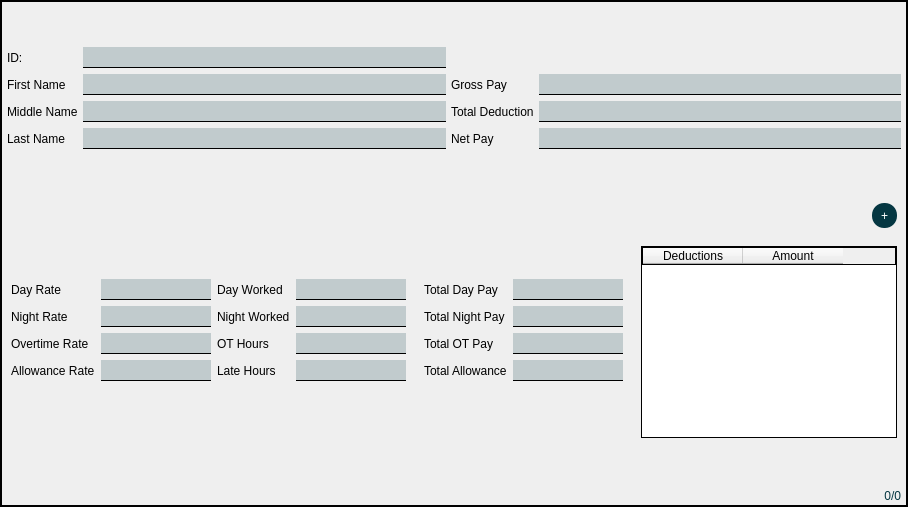
        <widget class="QStackedWidget" name="emp_Info">
         <property name="styleSheet">
          <string notr="true">font: 11pt &quot;asstes/font/monda.ttf&quot; rgb(0,0,0);
border: 1px solid rgb(0,0,0);</string>
         </property>
         <property name="currentIndex">
          <number>0</number>
         </property>
         <widget class="QWidget" name="page">
          <layout class="QVBoxLayout" name="verticalLayout_4">
           <property name="spacing">
            <number>0</number>
           </property>
           <property name="leftMargin">
            <number>1</number>
           </property>
           <property name="topMargin">
            <number>1</number>
           </property>
           <property name="rightMargin">
            <number>1</number>
           </property>
           <property name="bottomMargin">
            <number>1</number>
           </property>
           <item>
            <spacer name="verticalSpacer_9">
             <property name="orientation">
              <enum>Qt::Vertical</enum>
             </property>
             <property name="sizeHint" stdset="0">
              <size>
               <width>20</width>
               <height>40</height>
              </size>
             </property>
            </spacer>
           </item>
           <item>
            <widget class="QFrame" name="frame_2">
             <property name="sizePolicy">
              <sizepolicy hsizetype="Preferred" vsizetype="Fixed">
               <horstretch>0</horstretch>
               <verstretch>0</verstretch>
              </sizepolicy>
             </property>
             <property name="styleSheet">
              <string notr="true">border: none;</string>
             </property>
             <property name="frameShape">
              <enum>QFrame::NoFrame</enum>
             </property>
             <property name="frameShadow">
              <enum>QFrame::Plain</enum>
             </property>
             <layout class="QGridLayout" name="gridLayout_5">
              <property name="leftMargin">
               <number>5</number>
              </property>
              <property name="topMargin">
               <number>5</number>
              </property>
              <property name="rightMargin">
               <number>5</number>
              </property>
              <property name="bottomMargin">
               <number>5</number>
              </property>
              <property name="horizontalSpacing">
               <number>5</number>
              </property>
              <item row="6" column="1">
               <widget class="QLineEdit" name="lineEdit_11">
                <property name="styleSheet">
                 <string notr="true">border: none;
border-bottom: 1px solid rgb(0,0,0);
background-color: rgba(5, 55, 66, 50);
padding: 2px;</string>
                </property>
               </widget>
              </item>
              <item row="6" column="0">
               <widget class="QLabel" name="label_11">
                <property name="styleSheet">
                 <string notr="true">border: none;</string>
                </property>
                <property name="text">
                 <string>Last Name</string>
                </property>
               </widget>
              </item>
              <item row="0" column="1">
               <widget class="QLineEdit" name="lineEdit_3">
                <property name="styleSheet">
                 <string notr="true">border: none;
border-bottom: 1px solid rgb(0,0,0);
background-color: rgba(5, 55, 66, 50);
padding: 2px;</string>
                </property>
               </widget>
              </item>
              <item row="3" column="0">
               <widget class="QLabel" name="label_5">
                <property name="styleSheet">
                 <string notr="true">border: none;</string>
                </property>
                <property name="text">
                 <string>First Name</string>
                </property>
               </widget>
              </item>
              <item row="3" column="2">
               <widget class="QLabel" name="label_17">
                <property name="styleSheet">
                 <string notr="true">border: none;</string>
                </property>
                <property name="text">
                 <string>Gross Pay</string>
                </property>
               </widget>
              </item>
              <item row="3" column="1">
               <widget class="QLineEdit" name="lineEdit_7">
                <property name="styleSheet">
                 <string notr="true">border: none;
border-bottom: 1px solid rgb(0,0,0);
background-color: rgba(5, 55, 66, 50);
padding: 2px;</string>
                </property>
               </widget>
              </item>
              <item row="6" column="3">
               <widget class="QLineEdit" name="lineEdit_26">
                <property name="styleSheet">
                 <string notr="true">border: none;
border-bottom: 1px solid rgb(0,0,0);
background-color: rgba(5, 55, 66, 50);
padding: 2px;</string>
                </property>
               </widget>
              </item>
              <item row="5" column="3">
               <widget class="QLineEdit" name="lineEdit_25">
                <property name="styleSheet">
                 <string notr="true">border: none;
border-bottom: 1px solid rgb(0,0,0);
background-color: rgba(5, 55, 66, 50);
padding: 2px;</string>
                </property>
               </widget>
              </item>
              <item row="5" column="1">
               <widget class="QLineEdit" name="lineEdit_4">
                <property name="styleSheet">
                 <string notr="true">border: none;
border-bottom: 1px solid rgb(0,0,0);
background-color: rgba(5, 55, 66, 50);
padding: 2px;</string>
                </property>
               </widget>
              </item>
              <item row="0" column="0">
               <widget class="QLabel" name="label_3">
                <property name="styleSheet">
                 <string notr="true">border: none;</string>
                </property>
                <property name="text">
                 <string>ID:</string>
                </property>
               </widget>
              </item>
              <item row="6" column="2">
               <widget class="QLabel" name="label_29">
                <property name="styleSheet">
                 <string notr="true">border: none;</string>
                </property>
                <property name="text">
                 <string>Net Pay</string>
                </property>
               </widget>
              </item>
              <item row="5" column="0">
               <widget class="QLabel" name="label_10">
                <property name="styleSheet">
                 <string notr="true">border: none;</string>
                </property>
                <property name="text">
                 <string>Middle Name</string>
                </property>
               </widget>
              </item>
              <item row="3" column="3">
               <widget class="QLineEdit" name="lineEdit_24">
                <property name="styleSheet">
                 <string notr="true">border: none;
border-bottom: 1px solid rgb(0,0,0);
background-color: rgba(5, 55, 66, 50);
padding: 2px;</string>
                </property>
               </widget>
              </item>
              <item row="5" column="2">
               <widget class="QLabel" name="label_18">
                <property name="styleSheet">
                 <string notr="true">border: none;</string>
                </property>
                <property name="text">
                 <string>Total Deduction</string>
                </property>
               </widget>
              </item>
             </layout>
            </widget>
           </item>
           <item>
            <widget class="QFrame" name="frame_7">
             <property name="styleSheet">
              <string notr="true">border: none;</string>
             </property>
             <property name="frameShape">
              <enum>QFrame::NoFrame</enum>
             </property>
             <property name="frameShadow">
              <enum>QFrame::Plain</enum>
             </property>
             <layout class="QHBoxLayout" name="horizontalLayout_4">
              <property name="spacing">
               <number>0</number>
              </property>
              <property name="leftMargin">
               <number>0</number>
              </property>
              <property name="topMargin">
               <number>0</number>
              </property>
              <property name="rightMargin">
               <number>0</number>
              </property>
              <property name="bottomMargin">
               <number>0</number>
              </property>
              <item>
               <widget class="QFrame" name="rates">
                <property name="styleSheet">
                 <string notr="true">border: none;</string>
                </property>
                <property name="frameShape">
                 <enum>QFrame::NoFrame</enum>
                </property>
                <property name="frameShadow">
                 <enum>QFrame::Plain</enum>
                </property>
                <layout class="QVBoxLayout" name="verticalLayout_5">
                 <property name="spacing">
                  <number>0</number>
                 </property>
                 <property name="leftMargin">
                  <number>0</number>
                 </property>
                 <property name="topMargin">
                  <number>0</number>
                 </property>
                 <property name="rightMargin">
                  <number>0</number>
                 </property>
                 <property name="bottomMargin">
                  <number>0</number>
                 </property>
                 <item>
                  <spacer name="verticalSpacer_6">
                   <property name="orientation">
                    <enum>Qt::Vertical</enum>
                   </property>
                   <property name="sizeHint" stdset="0">
                    <size>
                     <width>20</width>
                     <height>40</height>
                    </size>
                   </property>
                  </spacer>
                 </item>
                 <item>
                  <widget class="QFrame" name="frame_11">
                   <property name="frameShape">
                    <enum>QFrame::StyledPanel</enum>
                   </property>
                   <property name="frameShadow">
                    <enum>QFrame::Raised</enum>
                   </property>
                   <layout class="QGridLayout" name="gridLayout_2">
                    <item row="4" column="1">
                     <widget class="QLineEdit" name="lineEdit_15">
                      <property name="styleSheet">
                       <string notr="true">border: none;
border-bottom: 1px solid rgb(0,0,0);
background-color: rgba(5, 55, 66, 50);
padding: 2px;</string>
                      </property>
                     </widget>
                    </item>
                    <item row="3" column="3">
                     <widget class="QLineEdit" name="lineEdit_37">
                      <property name="styleSheet">
                       <string notr="true">border: none;
border-bottom: 1px solid rgb(0,0,0);
background-color: rgba(5, 55, 66, 50);
padding: 2px;</string>
                      </property>
                     </widget>
                    </item>
                    <item row="4" column="3">
                     <widget class="QLineEdit" name="lineEdit_38">
                      <property name="styleSheet">
                       <string notr="true">border: none;
border-bottom: 1px solid rgb(0,0,0);
background-color: rgba(5, 55, 66, 50);
padding: 2px;</string>
                      </property>
                     </widget>
                    </item>
                    <item row="2" column="2">
                     <widget class="QLabel" name="label_39">
                      <property name="styleSheet">
                       <string notr="true">border: none;</string>
                      </property>
                      <property name="text">
                       <string>Night Worked</string>
                      </property>
                     </widget>
                    </item>
                    <item row="2" column="1">
                     <widget class="QLineEdit" name="lineEdit_13">
                      <property name="styleSheet">
                       <string notr="true">border: none;
border-bottom: 1px solid rgb(0,0,0);
background-color: rgba(5, 55, 66, 50);
padding: 2px;</string>
                      </property>
                     </widget>
                    </item>
                    <item row="3" column="0">
                     <widget class="QLabel" name="label_15">
                      <property name="styleSheet">
                       <string notr="true">border: none;</string>
                      </property>
                      <property name="text">
                       <string>Overtime Rate</string>
                      </property>
                     </widget>
                    </item>
                    <item row="4" column="0">
                     <widget class="QLabel" name="label_16">
                      <property name="styleSheet">
                       <string notr="true">border: none;</string>
                      </property>
                      <property name="text">
                       <string>Allowance Rate</string>
                      </property>
                     </widget>
                    </item>
                    <item row="2" column="0">
                     <widget class="QLabel" name="label_14">
                      <property name="styleSheet">
                       <string notr="true">border: none;</string>
                      </property>
                      <property name="text">
                       <string>Night Rate</string>
                      </property>
                     </widget>
                    </item>
                    <item row="0" column="0">
                     <widget class="QLabel" name="label_13">
                      <property name="styleSheet">
                       <string notr="true">border: none;</string>
                      </property>
                      <property name="text">
                       <string>Day Rate</string>
                      </property>
                     </widget>
                    </item>
                    <item row="0" column="3">
                     <widget class="QLineEdit" name="lineEdit_35">
                      <property name="styleSheet">
                       <string notr="true">border: none;
border-bottom: 1px solid rgb(0,0,0);
background-color: rgba(5, 55, 66, 50);
padding: 2px;</string>
                      </property>
                     </widget>
                    </item>
                    <item row="2" column="3">
                     <widget class="QLineEdit" name="lineEdit_36">
                      <property name="styleSheet">
                       <string notr="true">border: none;
border-bottom: 1px solid rgb(0,0,0);
background-color: rgba(5, 55, 66, 50);
padding: 2px;</string>
                      </property>
                     </widget>
                    </item>
                    <item row="0" column="1">
                     <widget class="QLineEdit" name="lineEdit_12">
                      <property name="styleSheet">
                       <string notr="true">border: none;
border-bottom: 1px solid rgb(0,0,0);
background-color: rgba(5, 55, 66, 50);
padding: 2px;</string>
                      </property>
                     </widget>
                    </item>
                    <item row="3" column="1">
                     <widget class="QLineEdit" name="lineEdit_14">
                      <property name="styleSheet">
                       <string notr="true">border: none;
border-bottom: 1px solid rgb(0,0,0);
background-color: rgba(5, 55, 66, 50);
padding: 2px;</string>
                      </property>
                     </widget>
                    </item>
                    <item row="0" column="2">
                     <widget class="QLabel" name="label_38">
                      <property name="styleSheet">
                       <string notr="true">border: none;</string>
                      </property>
                      <property name="text">
                       <string>Day Worked</string>
                      </property>
                     </widget>
                    </item>
                    <item row="3" column="2">
                     <widget class="QLabel" name="label_40">
                      <property name="styleSheet">
                       <string notr="true">border: none;</string>
                      </property>
                      <property name="text">
                       <string>OT Hours</string>
                      </property>
                     </widget>
                    </item>
                    <item row="4" column="2">
                     <widget class="QLabel" name="label_41">
                      <property name="styleSheet">
                       <string notr="true">border: none;</string>
                      </property>
                      <property name="text">
                       <string>Late Hours</string>
                      </property>
                     </widget>
                    </item>
                   </layout>
                  </widget>
                 </item>
                 <item>
                  <spacer name="verticalSpacer_4">
                   <property name="orientation">
                    <enum>Qt::Vertical</enum>
                   </property>
                   <property name="sizeHint" stdset="0">
                    <size>
                     <width>20</width>
                     <height>40</height>
                    </size>
                   </property>
                  </spacer>
                 </item>
                </layout>
               </widget>
              </item>
              <item>
               <widget class="QFrame" name="frame_8">
                <property name="styleSheet">
                 <string notr="true">border: none;</string>
                </property>
                <property name="frameShape">
                 <enum>QFrame::NoFrame</enum>
                </property>
                <property name="frameShadow">
                 <enum>QFrame::Plain</enum>
                </property>
                <layout class="QVBoxLayout" name="verticalLayout_6">
                 <property name="spacing">
                  <number>0</number>
                 </property>
                 <property name="leftMargin">
                  <number>0</number>
                 </property>
                 <property name="topMargin">
                  <number>0</number>
                 </property>
                 <property name="rightMargin">
                  <number>0</number>
                 </property>
                 <property name="bottomMargin">
                  <number>0</number>
                 </property>
                 <item>
                  <spacer name="verticalSpacer_5">
                   <property name="orientation">
                    <enum>Qt::Vertical</enum>
                   </property>
                   <property name="sizeHint" stdset="0">
                    <size>
                     <width>20</width>
                     <height>40</height>
                    </size>
                   </property>
                  </spacer>
                 </item>
                 <item>
                  <widget class="QFrame" name="frame_13">
                   <property name="frameShape">
                    <enum>QFrame::StyledPanel</enum>
                   </property>
                   <property name="frameShadow">
                    <enum>QFrame::Raised</enum>
                   </property>
                   <layout class="QGridLayout" name="gridLayout_6">
                    <item row="4" column="1">
                     <widget class="QLineEdit" name="lineEdit_19">
                      <property name="styleSheet">
                       <string notr="true">border: none;
border-bottom: 1px solid rgb(0,0,0);
background-color: rgba(5, 55, 66, 50);
padding: 2px;</string>
                      </property>
                     </widget>
                    </item>
                    <item row="3" column="1">
                     <widget class="QLineEdit" name="lineEdit_18">
                      <property name="styleSheet">
                       <string notr="true">border: none;
border-bottom: 1px solid rgb(0,0,0);
background-color: rgba(5, 55, 66, 50);
padding: 2px;</string>
                      </property>
                     </widget>
                    </item>
                    <item row="1" column="1">
                     <widget class="QLineEdit" name="lineEdit_16">
                      <property name="styleSheet">
                       <string notr="true">border: none;
border-bottom: 1px solid rgb(0,0,0);
background-color: rgba(5, 55, 66, 50);
padding: 2px;</string>
                      </property>
                     </widget>
                    </item>
                    <item row="1" column="0">
                     <widget class="QLabel" name="label_20">
                      <property name="styleSheet">
                       <string notr="true">border: none;</string>
                      </property>
                      <property name="text">
                       <string>Total Day Pay</string>
                      </property>
                     </widget>
                    </item>
                    <item row="3" column="0">
                     <widget class="QLabel" name="label_22">
                      <property name="styleSheet">
                       <string notr="true">border: none;</string>
                      </property>
                      <property name="text">
                       <string>Total OT Pay</string>
                      </property>
                     </widget>
                    </item>
                    <item row="2" column="1">
                     <widget class="QLineEdit" name="lineEdit_17">
                      <property name="styleSheet">
                       <string notr="true">border: none;
border-bottom: 1px solid rgb(0,0,0);
background-color: rgba(5, 55, 66, 50);
padding: 2px;</string>
                      </property>
                     </widget>
                    </item>
                    <item row="4" column="0">
                     <widget class="QLabel" name="label_23">
                      <property name="styleSheet">
                       <string notr="true">border: none;</string>
                      </property>
                      <property name="text">
                       <string>Total Allowance</string>
                      </property>
                     </widget>
                    </item>
                    <item row="2" column="0">
                     <widget class="QLabel" name="label_21">
                      <property name="styleSheet">
                       <string notr="true">border: none;</string>
                      </property>
                      <property name="text">
                       <string>Total Night Pay</string>
                      </property>
                     </widget>
                    </item>
                   </layout>
                  </widget>
                 </item>
                 <item>
                  <spacer name="verticalSpacer">
                   <property name="orientation">
                    <enum>Qt::Vertical</enum>
                   </property>
                   <property name="sizeHint" stdset="0">
                    <size>
                     <width>20</width>
                     <height>40</height>
                    </size>
                   </property>
                  </spacer>
                 </item>
                </layout>
               </widget>
              </item>
              <item>
               <widget class="QFrame" name="frame_9">
                <property name="styleSheet">
                 <string notr="true">border: none;</string>
                </property>
                <property name="frameShape">
                 <enum>QFrame::NoFrame</enum>
                </property>
                <property name="frameShadow">
                 <enum>QFrame::Plain</enum>
                </property>
                <layout class="QVBoxLayout" name="verticalLayout_7">
                 <property name="spacing">
                  <number>0</number>
                 </property>
                 <property name="leftMargin">
                  <number>0</number>
                 </property>
                 <property name="topMargin">
                  <number>0</number>
                 </property>
                 <property name="rightMargin">
                  <number>0</number>
                 </property>
                 <property name="bottomMargin">
                  <number>0</number>
                 </property>
                 <item>
                  <spacer name="verticalSpacer_7">
                   <property name="orientation">
                    <enum>Qt::Vertical</enum>
                   </property>
                   <property name="sizeHint" stdset="0">
                    <size>
                     <width>20</width>
                     <height>40</height>
                    </size>
                   </property>
                  </spacer>
                 </item>
                 <item>
                  <widget class="QFrame" name="frame_14">
                   <property name="sizePolicy">
                    <sizepolicy hsizetype="Preferred" vsizetype="Fixed">
                     <horstretch>0</horstretch>
                     <verstretch>0</verstretch>
                    </sizepolicy>
                   </property>
                   <property name="frameShape">
                    <enum>QFrame::StyledPanel</enum>
                   </property>
                   <property name="frameShadow">
                    <enum>QFrame::Raised</enum>
                   </property>
                   <layout class="QHBoxLayout" name="horizontalLayout_6">
                    <item>
                     <spacer name="horizontalSpacer_3">
                      <property name="orientation">
                       <enum>Qt::Horizontal</enum>
                      </property>
                      <property name="sizeHint" stdset="0">
                       <size>
                        <width>40</width>
                        <height>20</height>
                       </size>
                      </property>
                     </spacer>
                    </item>
                    <item>
                     <widget class="QPushButton" name="pushButton_20">
                      <property name="sizePolicy">
                       <sizepolicy hsizetype="Preferred" vsizetype="Preferred">
                        <horstretch>0</horstretch>
                        <verstretch>0</verstretch>
                       </sizepolicy>
                      </property>
                      <property name="minimumSize">
                       <size>
                        <width>25</width>
                        <height>25</height>
                       </size>
                      </property>
                      <property name="cursor">
                       <cursorShape>PointingHandCursor</cursorShape>
                      </property>
                      <property name="layoutDirection">
                       <enum>Qt::LeftToRight</enum>
                      </property>
                      <property name="styleSheet">
                       <string notr="true">QPushButton{
	background-color: rgb(5, 55, 66);
	border-radius: 12px;
	color: rgb(255, 255, 255);
	font: bold 12pt &quot;assets/font/monda.ttf&quot;;
	padding: 1px;
}

QPushButton:hover{
	background-color:rgb(57, 162, 219) ;
}</string>
                      </property>
                      <property name="text">
                       <string>+</string>
                      </property>
                      <property name="flat">
                       <bool>true</bool>
                      </property>
                     </widget>
                    </item>
                   </layout>
                  </widget>
                 </item>
                 <item>
                  <widget class="QFrame" name="frame_15">
                   <property name="frameShape">
                    <enum>QFrame::StyledPanel</enum>
                   </property>
                   <property name="frameShadow">
                    <enum>QFrame::Raised</enum>
                   </property>
                   <layout class="QHBoxLayout" name="horizontalLayout_7">
                    <item>
                     <widget class="QTableWidget" name="deduction_Tbl">
                      <property name="styleSheet">
                       <string notr="true">border: 1px solid rgb(0,0,0);</string>
                      </property>
                      <attribute name="verticalHeaderVisible">
                       <bool>false</bool>
                      </attribute>
                      <column>
                       <property name="text">
                        <string>Deductions</string>
                       </property>
                      </column>
                      <column>
                       <property name="text">
                        <string>Amount</string>
                       </property>
                      </column>
                     </widget>
                    </item>
                   </layout>
                  </widget>
                 </item>
                 <item>
                  <spacer name="verticalSpacer_8">
                   <property name="orientation">
                    <enum>Qt::Vertical</enum>
                   </property>
                   <property name="sizeHint" stdset="0">
                    <size>
                     <width>20</width>
                     <height>40</height>
                    </size>
                   </property>
                  </spacer>
                 </item>
                 <item>
                  <widget class="QLabel" name="label_4">
                   <property name="styleSheet">
                    <string notr="true">color: rgb(5, 55, 66);
font: bold 12pt &quot;assets/font/monda.ttf&quot;;
padding: 2px;</string>
                   </property>
                   <property name="text">
                    <string>0/0</string>
                   </property>
                   <property name="alignment">
                    <set>Qt::AlignRight|Qt::AlignTrailing|Qt::AlignVCenter</set>
                   </property>
                  </widget>
                 </item>
                </layout>
               </widget>
              </item>
             </layout>
            </widget>
           </item>
          </layout>
         </widget>
        </widget>
